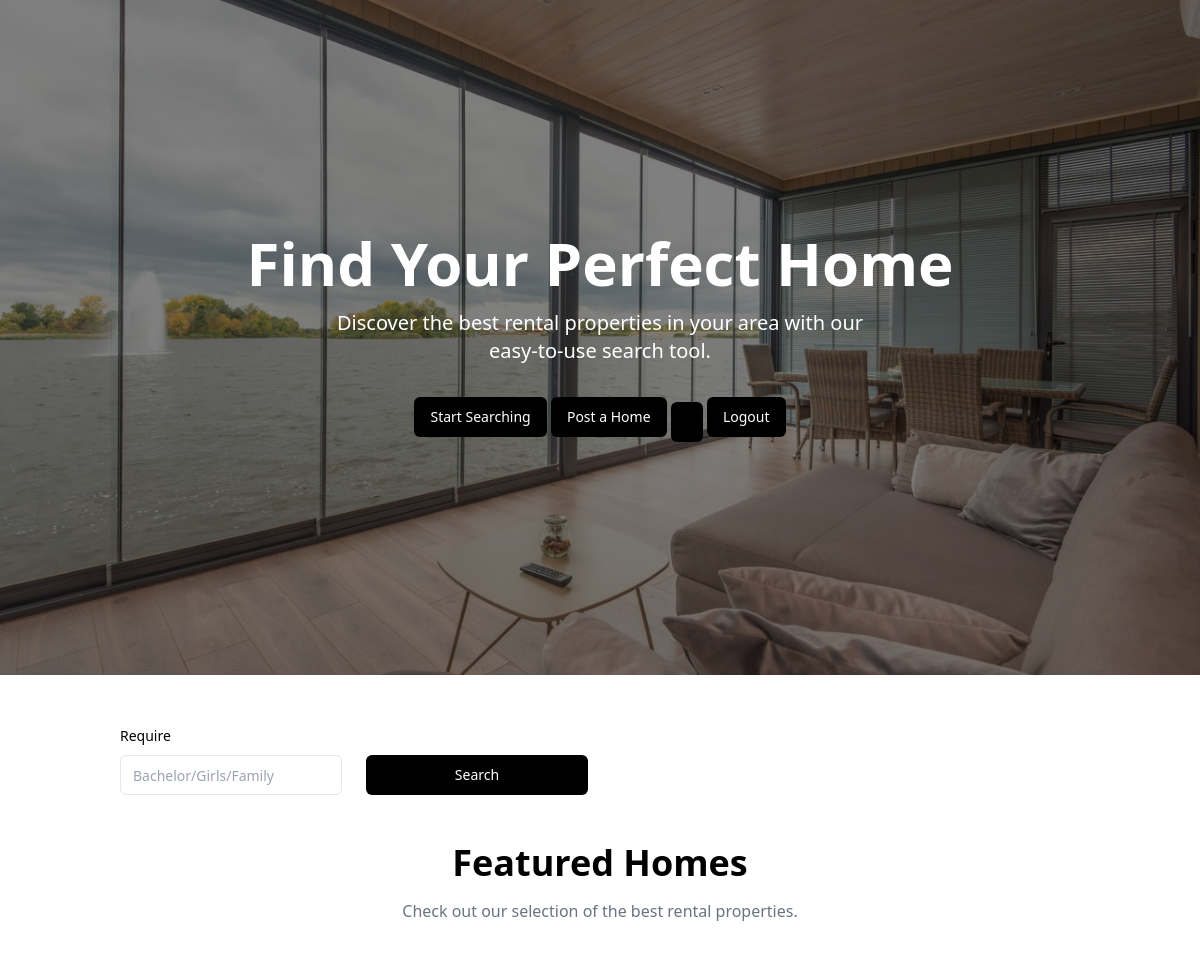
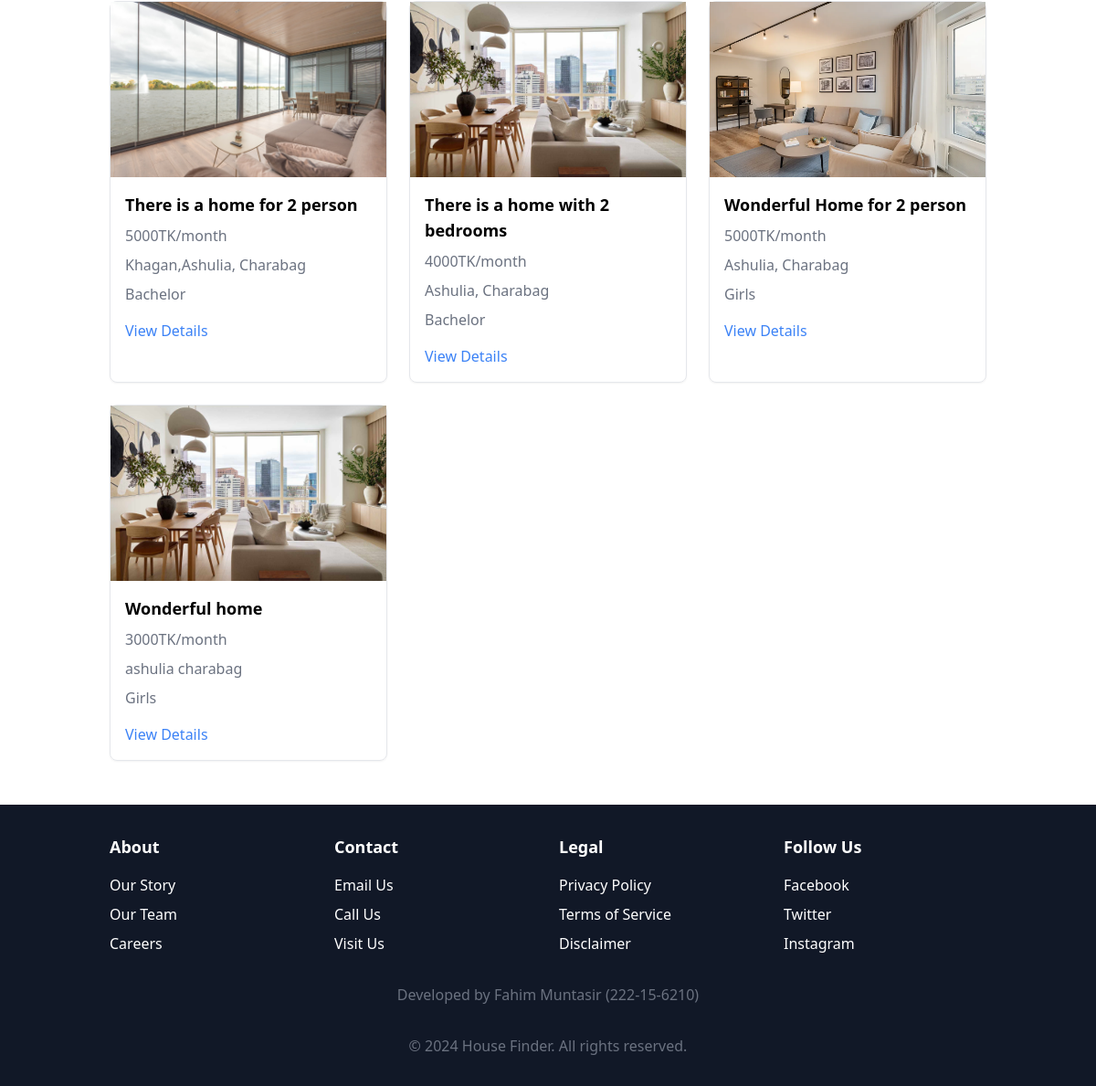
Screenshot of / (signed in) with the database file from the repository (2 pictures, top to bottom).
### houseFinderApp/models.py (models this page shows, shortened)
class user_details(models.Model):
    user = models.OneToOneField(User, on_delete=models.CASCADE)
    product_pic = models.ImageField(upload_to="product_image", null=True, blank=True )
    product_contact = models.IntegerField(null=True, blank=True)
    product_address = models.CharField(max_length=100,null=True, blank=True)
    product_description = models.CharField(max_length=500, null=True, blank=True)
    product_price = models.IntegerField(null=True, blank=True)
    product_title = models.CharField(max_length=500, null=True, blank=True)
    require = models.CharField(max_length=100,null=True, blank=True)
    if_posted = models.IntegerField(null=True, blank=True)
    date = models.DateField(null=True, blank=True)
    address = models.CharField(max_length=200, null=True, blank=True)
    gender = models.CharField(max_length=100,null=True, blank=True)
    description = models.CharField(max_length=500, null=True, blank=True)
    dp = models.ImageField(upload_to="dp_image", null=True, blank=True )

### houseFinderApp/views.py (the view)
# urls.py: path('',index,name='index'),
def index(request):
    queryset = user_details.objects.all()
    if request.GET.get('search'):
        queryset = queryset.filter(require__icontains = request.GET.get('search'))
    context = {'queryset' : queryset}
    return render(request, 'index.html', context)

### houseFinderApp/templates/index.html (shortened to what this page needs)
<!doctype html>
<html lang="en">
<head>
    {%load static%}
    <link rel="stylesheet" href="{% static 'style.css' %}">
</head>
<body>
<div class="relative h-[80vh] w-full overflow-hidden">
    <img
            src="{% static 'public/Hero.jpg'%}"
            alt="Hero Image"
            class="h-full w-full object-cover"
            style="aspect-ratio: 1920 / 1080; object-fit: cover;"
    />
    <div class="absolute inset-0 bg-black/50"></div>
    <div class="absolute inset-0 flex flex-col items-center justify-center px-4 text-center text-white">
        <h1 class="text-4xl font-bold sm:text-5xl md:text-6xl">Find Your Perfect Home</h1>
        <p class="mt-4 max-w-xl text-lg md:text-xl">
            Discover the best rental properties in your area with our easy-to-use search tool.
        </p>
        <div class="mt-8">
            <button class="inline-flex items-center justify-center whitespace-nowrap rounded-md text-sm font-medium ring-offset-background transition-colors focus-visible:outline-none focus-visible:ring-2 focus-visible:ring-ring focus-visible:ring-offset-2 disabled:pointer-events-none disabled:opacity-50 bg-black text-primary-foreground hover:bg-primary/90 h-10 px-4 py-2">
                <a href="#search22" style="text-decoration: none; color: white;">Start Searching</a>
            </button>
            <button class="inline-flex items-center justify-center whitespace-nowrap rounded-md text-sm font-medium ring-offset-background transition-colors focus-visible:outline-none focus-visible:ring-2 focus-visible:ring-ring focus-visible:ring-offset-2 disabled:pointer-events-none disabled:opacity-50 bg-black text-primary-foreground hover:bg-primary/90 h-10 px-4 py-2">
                <a href="/post/" style="text-decoration: none; color: white;">Post a Home</a>
            </button>
            {% if request.user.is_authenticated %}
            <button class="inline-flex items-center justify-center whitespace-nowrap rounded-md text-sm font-medium ring-offset-background transition-colors focus-visible:outline-none focus-visible:ring-2 focus-visible:ring-ring focus-visible:ring-offset-2 disabled:pointer-events-none disabled:opacity-50 bg-black text-primary-foreground hover:bg-primary/90 h-10 px-4 py-2">
            </button>
            <button class="inline-flex items-center justify-center whitespace-nowrap rounded-md text-sm font-medium ring-offset-background transition-colors focus-visible:outline-none focus-visible:ring-2 focus-visible:ring-ring focus-visible:ring-offset-2 disabled:pointer-events-none disabled:opacity-50 bg-black text-primary-foreground hover:bg-primary/90 h-10 px-4 py-2">
                <a href="/logout_page/" style="text-decoration: none; color: white;">Logout</a>
            </button>
            {% endif %}
        </div>
    </div>
</div>
<form enctype="multipart/form-data">
<div class="container mx-auto my-12 px-4 sm:px-6 lg:px-8">
    <div class="grid grid-cols-1 gap-6 sm:grid-cols-2 md:grid-cols-4">
        <div class="space-y-2">
            <label
                    class="text-sm font-medium leading-none peer-disabled:cursor-not-allowed peer-disabled:opacity-70"
                    for="bedrooms"
            >
                Require
            </label>
            <input
                    class="flex h-10 w-full rounded-md border border-input bg-background px-3 py-2 text-sm ring-offset-background file:border-0 file:bg-transparent file:text-sm file:font-medium placeholder:text-muted-foreground focus-visible:outline-none focus-visible:ring-2 focus-visible:ring-ring focus-visible:ring-offset-2 disabled:cursor-not-allowed disabled:opacity-50"
                    id="bedrooms"
                    placeholder="Bachelor/Girls/Family"
                    name="search"
            />
        </div>
        <div class="flex items-end">
            <button id="search22" type="search" class="inline-flex items-center justify-center whitespace-nowrap rounded-md text-sm font-medium ring-offset-background transition-colors focus-visible:outline-none focus-visible:ring-2 focus-visible:ring-ring focus-visible:ring-offset-2 disabled:pointer-events-none disabled:opacity-50 bg-black text-white hover:bg-primary/90 h-10 px-4 py-2 w-full">
                Search
            </button>
        </div>
    </div>
</div>
</form>
<div class="container mx-auto my-12 px-4 sm:px-6 lg:px-8">
    <div class="mb-8 text-center">
        <h2 class="text-3xl font-bold sm:text-4xl" id="featured_home">Featured Homes</h2>
        <p class="mt-4 text-gray-500">Check out our selection of the best rental properties.</p>
    </div>
    <div class="grid grid-cols-1 gap-6 sm:grid-cols-2 lg:grid-cols-3">
        {% for q in queryset %}
        {% if q.if_posted %}
        <div class="rounded-lg border bg-card text-card-foreground shadow-sm" data-v0-t="card">
            <img
                    src="/media/{{q.product_pic}}"
                    alt="Home 1"
                    class="h-48 w-full object-cover"
                    style="aspect-ratio: 400 / 300; object-fit: cover;"
            />
            <div class="p-4">
                <h3 class="text-lg font-bold">{{q.product_title}}</h3>
                <p class="mt-2 text-gray-500">{{q.product_price}}TK/month</p>
                <p class="mt-2 text-gray-500">{{q.product_address}}</p>
                <p class="mt-2 text-gray-500">{{q.require}}</p>
                <div class="mt-4">
                    <a class="text-blue-500 hover:underline" href="/product_page/{{q.id}}/">
                        View Details
                    </a>
                </div>
            </div>
        </div>
        {% endif %}
        {% endfor %}
    </div>
</div>
<footer class="bg-gray-900 py-8 text-white">
    <div class="container mx-auto px-4 sm:px-6 lg:px-8">
        <div class="grid grid-cols-1 gap-6 sm:grid-cols-2 md:grid-cols-4">
            <div>
                <h4 class="text-lg font-bold">About</h4>
                <ul class="mt-4 space-y-2">
                    <li>
                        <a class="hover:underline" href="#">
                            Our Story
                        </a>
                    </li>
                    <li>
                        <a class="hover:underline" href="#">
                            Our Team
                        </a>
                    </li>
                    <li>
                        <a class="hover:underline" href="#">
                            Careers
                        </a>
                    </li>
                </ul>
            </div>
            <div>
                <h4 class="text-lg font-bold">Contact</h4>
                <ul class="mt-4 space-y-2">
                    <li>
                        <a class="hover:underline" href="#">
                            Email Us
                        </a>
                    </li>
                    <li>
                        <a class="hover:underline" href="#">
                            Call Us
                        </a>
                    </li>
                    <li>
                        <a class="hover:underline" href="#">
                            Visit Us
                        </a>
                    </li>
                </ul>
            </div>
            <div>
                <h4 class="text-lg font-bold">Legal</h4>
                <ul class="mt-4 space-y-2">
                    <li>
                        <a class="hover:underline" href="#">
                            Privacy Policy
                        </a>
                    </li>
                    <li>
                        <a class="hover:underline" href="#">
                            Terms of Service
                        </a>
                    </li>
                    <li>
                        <a class="hover:underline" href="#">
                            Disclaimer
                        </a>
                    </li>
                </ul>
            </div>
            <div>
                <h4 class="text-lg font-bold">Follow Us</h4>
                <ul class="mt-4 space-y-2">
                    <li>
                        <a class="hover:underline" href="#">
                            Facebook
                        </a>
                    </li>
                    <li>
                        <a class="hover:underline" href="#">
                            Twitter
                        </a>
                    </li>
                    <li>
                        <a class="hover:underline" href="#">
                            Instagram
                        </a>
                    </li>
                </ul>
            </div>
        </div>
        <div class="mt-8 text-center text-gray-500">Developed by Fahim Muntasir (222-15-6210)</div>
        <div class="mt-8 text-center text-gray-500">© 2024 House Finder. All rights reserved.</div>
    </div>
</footer>
</body>
</html>

### rows the page displays
user_details: product_pic (picture), product_title "There is a home for 2 person", product_price "5000", product_address "Khagan,Ashulia, Charabag", require "Bachelor"
user_details: product_pic (picture), product_title "There is a home with 2 bedrooms", product_price "4000", product_address "Ashulia, Charabag", require "Bachelor"
user_details: product_pic (picture), product_title "Wonderful Home for 2 person", product_price "5000", product_address "Ashulia, Charabag", require "Girls"
user_details: product_pic (picture), product_title "Wonderful home", product_price "3000", product_address "ashulia charabag", require "Girls"
